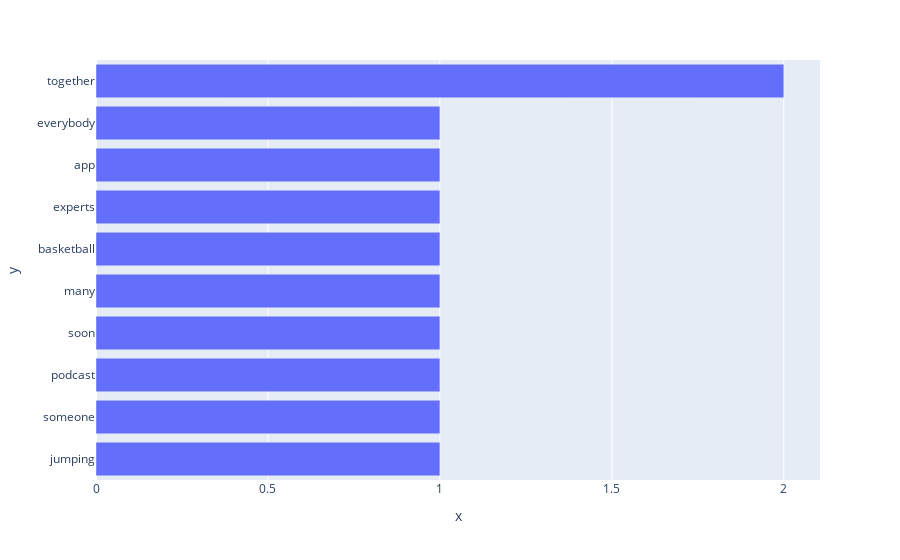

Notebook code cell kept with this figure:
### Code cell
# andere Möglichkeit Plots zu erstellen 
import plotly.express as px

fig = px.bar(y=fdist.index, x=fdist.values)

# sortieren nach Häufigkeit 
fig.update_layout(barmode='stack', yaxis={'categoryorder':'total ascending'})

# Zeige Plot an 
fig.show()

### Figure 1 — Plotly figure (JSON) as saved in the notebook; plotly's stock layout.template omitted (floating-point values rounded to 4 significant figures)
{"data": [{"alignmentgroup": "True", "hovertemplate": "x=%{x}<br>y=%{y}<extra></extra>", "legendgroup": "", "marker": {"color": "#636efa", "pattern": {"shape": ""}}, "name": "", "offsetgroup": "", "orientation": "h", "showlegend": false, "textposition": "auto", "type": "bar", "x": [2, 1, 1, 1, 1, 1, 1, 1, 1, 1], "xaxis": "x", "y": ["together", "jumping", "someone", "podcast", "soon", "many", "basketball", "experts", "app", "everybody"], "yaxis": "y"}], "layout": {"barmode": "stack", "legend": {"tracegroupgap": 0}, "margin": {"t": 60}, "xaxis": {"anchor": "y", "domain": [0, 1], "title": {"text": "x"}}, "yaxis": {"anchor": "x", "categoryorder": "total ascending", "domain": [0, 1], "title": {"text": "y"}}}}
